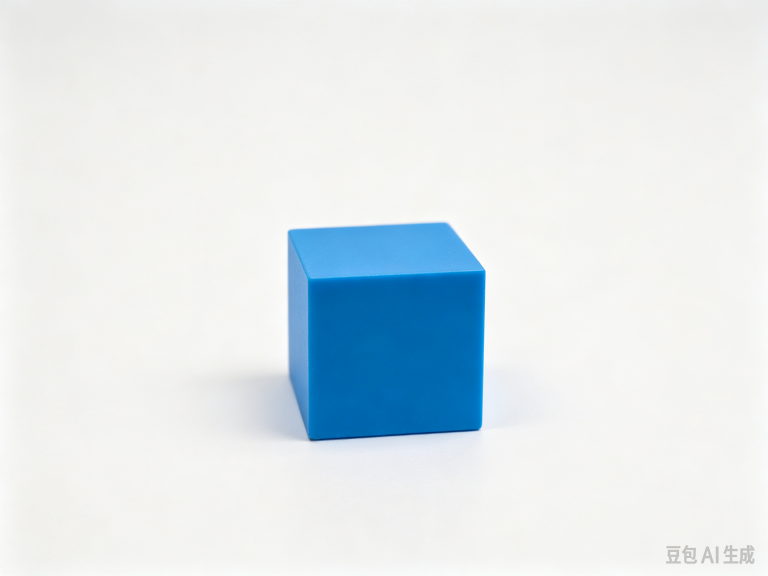
#> input picture 算法组/Week1/luohaoyang/W1_罗颢洋_视觉算法/data/images/03.png, 2304 x 1728 px (shown at 1/3 size); its folder holds 3 pictures in this run
$ python task1_basics.py
#> lines starting #> are read from the running program, lines starting #| are printed output that depends on the picture
### 算法组/Week1/luohaoyang/W1_罗颢洋_视觉算法/src/image_io.py
"""Small wrappers around OpenCV file I/O that support non-ASCII paths on Windows.

``cv2.imread`` / ``cv2.imwrite`` use the ANSI code page on Windows and fail for
paths such as ``W1_罗颢洋_视觉算法``.  Reading with ``numpy.fromfile`` and
encoding with ``cv2.imencode`` avoids that limitation.
"""

from __future__ import annotations

from pathlib import Path

import cv2
import numpy as np


def imread(path: str | Path, flags: int = cv2.IMREAD_COLOR) -> np.ndarray | None:
#> called with flags = 1
    path = Path(path)
    try:
        data = np.fromfile(str(path), dtype=np.uint8)
    except OSError:
        return None
    if data.size == 0:
        return None
    return cv2.imdecode(data, flags)
#> returned value is the input picture: shape (1728, 2304, 3); mean B, G, R 235.6, 231.7, 222.8


def imwrite(path: str | Path, image: np.ndarray) -> bool:
    path = Path(path)
    path.parent.mkdir(parents=True, exist_ok=True)
    suffix = path.suffix.lower() or ".png"
    ok, encoded = cv2.imencode(suffix, image)
    if not ok:
        return False
    encoded.tofile(str(path))
    return True

### 算法组/Week1/luohaoyang/W1_罗颢洋_视觉算法/src/task1_basics.py
"""Task 1: basic OpenCV image operations.

For every PNG in ``data/images``:
  * read the image and verify that it was decoded,
  * print width / height / channel count,
  * resize it to 400 px width, crop the central 60 %, convert to grayscale,
  * save each result under ``outputs/task1``,
  * read the saved files back and verify shape / pixel equality.

The original images are never modified.

Run from the project root:
    python src/task1_basics.py
"""

from __future__ import annotations

import argparse
from pathlib import Path

import cv2
import numpy as np

from image_io import imread, imwrite

PROJECT_ROOT = Path(__file__).resolve().parents[1]
DEFAULT_INPUT = PROJECT_ROOT / "data" / "images"
DEFAULT_OUTPUT = PROJECT_ROOT / "outputs" / "task1"
PANEL_W, PANEL_H = 320, 240
LABEL_H = 30


def _panel(image: np.ndarray, label: str) -> np.ndarray:
    panel = cv2.resize(image, (PANEL_W, PANEL_H), interpolation=cv2.INTER_AREA)
    panel = cv2.copyMakeBorder(panel, LABEL_H, 0, 0, 0,
                               cv2.BORDER_CONSTANT, value=(245, 245, 245))
    cv2.putText(panel, label, (8, 21), cv2.FONT_HERSHEY_SIMPLEX, 0.55,
                (30, 30, 30), 1, cv2.LINE_AA)
    return panel


def process_one(path: Path, output_dir: Path) -> list[str]:
    image = imread(path)
    if image is None:
        raise RuntimeError(f"could not read {path}")
    if image.ndim != 3 or image.shape[2] != 3:
        raise RuntimeError(f"expected a 3-channel BGR image, got {image.shape}")

    h, w, channels = image.shape
#> h = 1728; w = 2304; channels = 3
    lines = [f"{path.name}: read OK, width={w}, height={h}, channels={channels}"]

    new_w = 400
    new_h = max(1, round(h * new_w / w))
#> new_h = 300
    resized = cv2.resize(image, (new_w, new_h), interpolation=cv2.INTER_AREA)
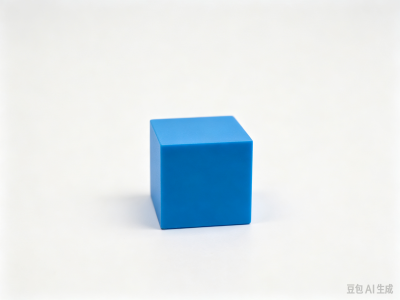
#> resized: shape (300, 400, 3); mean B, G, R 235.6, 231.7, 222.8

    # Central 60 % crop, computed from the resized image.
    ch, cw = resized.shape[:2]
#> ch = 300; cw = 400
    crop_w, crop_h = int(cw * 0.6), int(ch * 0.6)
#> crop_w = 240; crop_h = 180
    x0, y0 = (cw - crop_w) // 2, (ch - crop_h) // 2
#> x0 = 80; y0 = 60
    cropped = resized[y0:y0 + crop_h, x0:x0 + crop_w].copy()
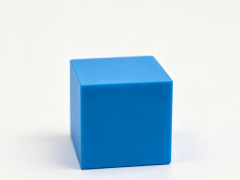
#> cropped: shape (180, 240, 3); mean B, G, R 228.3, 212.8, 188.1

    gray = cv2.cvtColor(resized, cv2.COLOR_BGR2GRAY)
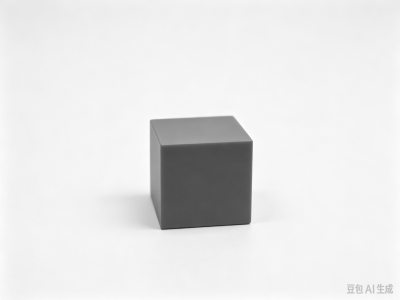
#> gray: shape (300, 400); min 49, max 252, mean 229.6
    gray_bgr = cv2.cvtColor(gray, cv2.COLOR_GRAY2BGR)

    outputs = {
        f"resized_{path.stem}.png": resized,
        f"crop_{path.stem}.png": cropped,
        f"gray_{path.stem}.png": gray,
    }
    for name, data in outputs.items():
        if not imwrite(output_dir / name, data):
            raise RuntimeError(f"failed to write {name}")
        reloaded = imread(output_dir / name, cv2.IMREAD_UNCHANGED)
        same_shape = reloaded is not None and reloaded.shape == data.shape
#> same_shape = True
        same_pixels = same_shape and np.array_equal(reloaded, data)
#> same_pixels = True
        lines.append(
            f"  {name}: shape={data.shape}, readback_shape_ok={same_shape}, "
            f"pixel_equal={same_pixels}"
        )
        if not (same_shape and same_pixels):
            raise RuntimeError(f"read-back check failed for {name}")

    comparison = np.hstack([
        _panel(resized, "1. resized 400px"),
        _panel(cropped, "2. center crop 60%"),
        _panel(gray_bgr, "3. grayscale"),
    ])
#> in _panel, `cv2.putText(panel, label, (8, 21), cv2.FONT_HERSHEY_SIMPLEX, 0.55, (30..`:
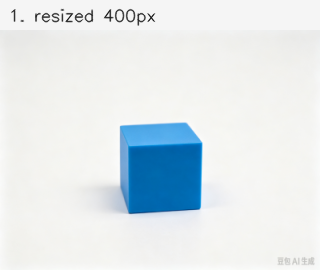
#> panel: shape (270, 320, 3); mean B, G, R 235.6, 232.2, 224.3
#> call 2 of _panel, with label = '2. center crop 60%'
#> in _panel (call 2), `cv2.putText(panel, label, (8, 21), cv2.FONT_HERSHEY_SIMPLEX, 0.55, (30..`:
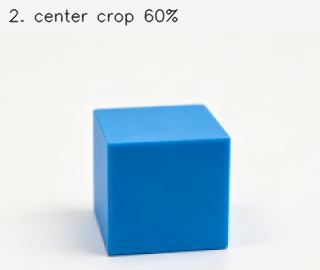
#> panel: shape (270, 320, 3); mean B, G, R 229, 215.2, 193.3
#> call 3 of _panel, with label = '3. grayscale'
#> in _panel (call 3), `cv2.putText(panel, label, (8, 21), cv2.FONT_HERSHEY_SIMPLEX, 0.55, (30..`:
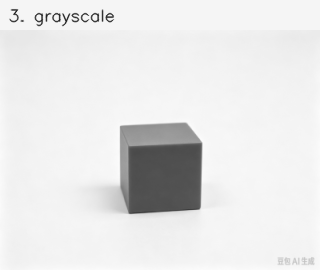
#> panel: shape (270, 320, 3); min 34, max 251, mean 230.6
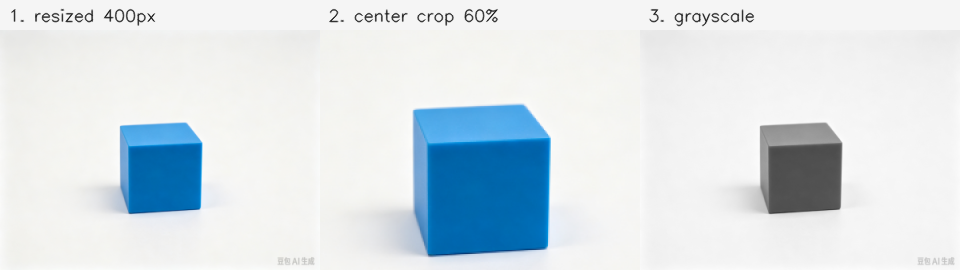
#> comparison: shape (270, 960, 3); mean B, G, R 231.7, 226, 216.1
    if not imwrite(output_dir / f"comparison_{path.stem}.png", comparison):
        raise RuntimeError("failed to write comparison image")
    lines.append(f"  comparison written: comparison_{path.stem}.png")

    # Explicitly verify that the source file is untouched.
    original_again = imread(path)
    lines.append(f"  original unchanged: {np.array_equal(original_again, image)}")
    return lines


def main() -> None:
    parser = argparse.ArgumentParser(description=__doc__)
    parser.add_argument("--input-dir", type=Path, default=DEFAULT_INPUT)
    parser.add_argument("--output-dir", type=Path, default=DEFAULT_OUTPUT)
    args = parser.parse_args()

    args.output_dir.mkdir(parents=True, exist_ok=True)
    images = sorted(args.input_dir.glob("*.png"))
    if not images:
        raise SystemExit(f"no PNG images found in {args.input_dir}")

    report: list[str] = []
    for path in images:
        report.extend(process_one(path, args.output_dir))
    report.append(f"processed {len(images)} images; outputs in {args.output_dir}")

    text = "\n".join(report) + "\n"
    (args.output_dir / "readback_report.txt").write_text(text, encoding="utf-8")
    print(text, end="")


if __name__ == "__main__":
    main()
